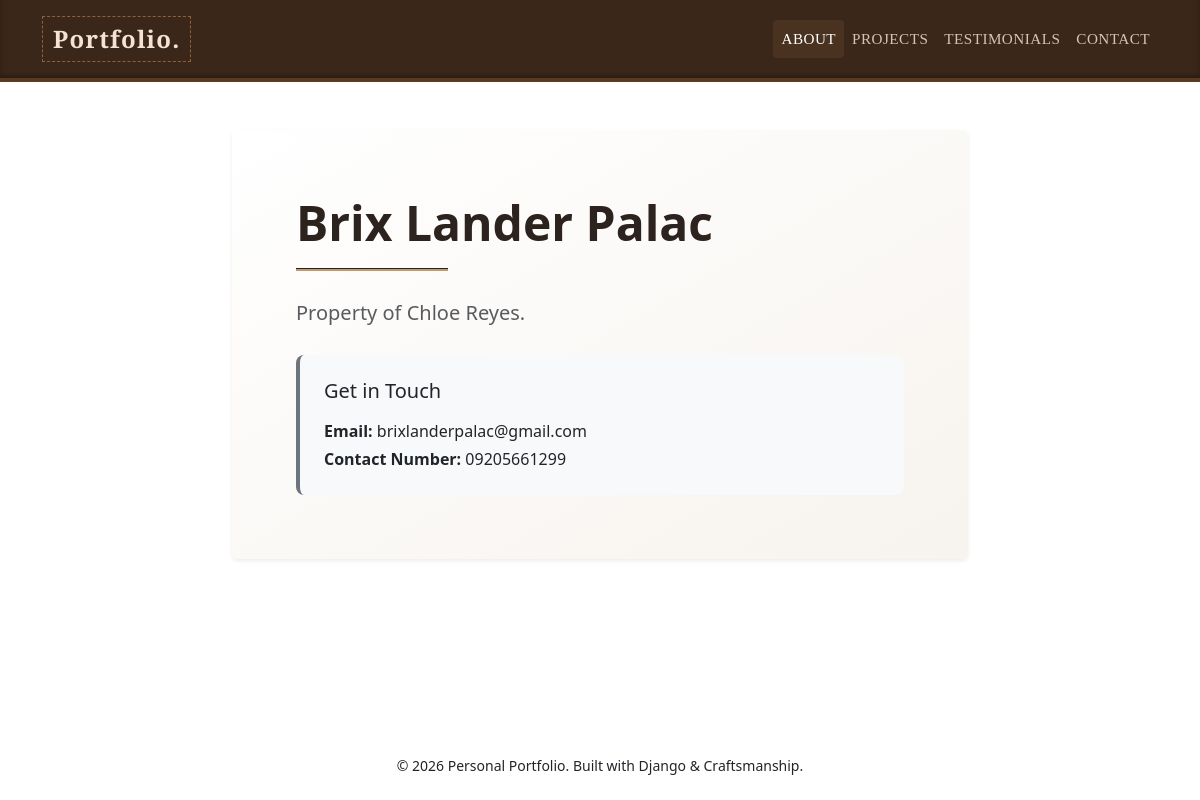
The page /about/ on the database its author committed.
### main_app/models.py (models this page shows, shortened)
class PersonalInformation(models.Model):
    full_name = models.CharField(max_length=200)
    bio = models.TextField()
    email = models.EmailField()
    contact_number = models.CharField(max_length=20)

### main_app/views.py (the view)
# urls.py: path('', views.personal_info_view, name='home'),
def personal_info_view(request):
    info = PersonalInformation.objects.first()
    return render(request, 'main_app/personal_info.html', {'info': info})

### main_app/templates/main_app/personal_info.html (shortened to what this page needs)
{% extends 'main_app/base.html' %}
{% block content %}
<div class="row justify-content-center">
    <div class="col-lg-8">
        <div class="card p-5 shadow-sm border-0" style="background: linear-gradient(to bottom right, #ffffff, #f7f3ee);">
            <div class="card-body">
                {% if info %}
                    <h1 class="display-5 fw-bold mb-3" style="color: #2c221e;">{{ info.full_name }}</h1>
                    <hr class="w-25 mb-4" style="background-color: #c49a6c; height: 3px; opacity: 1;">
                    <p class="lead text-muted mb-4" style="line-height: 1.8;">{{ info.bio }}</p>
                    <div class="bg-light p-4 rounded-3 border-start border-4 border-secondary mt-4">
                        <h5 class="mb-3">Get in Touch</h5>
                        <p class="mb-1"><strong>Email:</strong> {{ info.email }}</p>
                        <p class="mb-0"><strong>Contact Number:</strong> {{ info.contact_number }}</p>
                    </div>
                {% else %}
                    <div class="text-center py-5">
                        <h2>Welcome to My Portfolio</h2>
                        <p class="text-muted">Personal information has not been configured yet.</p>
                    </div>
                {% endif %}
            </div>
        </div>
    </div>
</div>
{% endblock %}

### rows shown on the page
PersonalInformation: full_name "Brix Lander Palac", bio "Property of Chloe Reyes.", email "brixlanderpalac@gmail.com", contact_number "09205661299"
